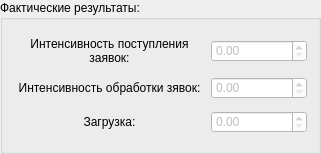
   <widget class="QGroupBox" name="groupBoxResultsPractice">
    <property name="geometry">
     <rect>
      <x>1050</x>
      <y>190</y>
      <width>321</width>
      <height>154</height>
     </rect>
    </property>
    <property name="styleSheet">
     <string notr="true">font: 10pt &quot;MS Shell Dlg 2&quot;;</string>
    </property>
    <property name="title">
     <string>Фактические результаты:</string>
    </property>
    <layout class="QVBoxLayout" name="verticalLayout_4">
     <item>
      <layout class="QHBoxLayout" name="hLayoutResultsIntensitySrcPractice" stretch="2,1">
       <item>
        <widget class="QLabel" name="labelResultsIntensitySrcPractice">
         <property name="text">
          <string>Интенсивность поступления заявок:</string>
         </property>
         <property name="alignment">
          <set>Qt::AlignCenter</set>
         </property>
         <property name="wordWrap">
          <bool>true</bool>
         </property>
        </widget>
       </item>
       <item>
        <widget class="QDoubleSpinBox" name="dblSpinBoxResultsIntensitySrcPractice">
         <property name="enabled">
          <bool>false</bool>
         </property>
         <property name="styleSheet">
          <string notr="true">background-color: rgb(255, 255, 255);</string>
         </property>
         <property name="maximum">
          <double>99999.990000000005239</double>
         </property>
        </widget>
       </item>
      </layout>
     </item>
     <item>
      <layout class="QHBoxLayout" name="hLayoutResultsIntensityServicePractice" stretch="2,1">
       <item>
        <widget class="QLabel" name="labelResultsIntensityServicePractice">
         <property name="text">
          <string>Интенсивность обработки зявок:</string>
         </property>
         <property name="alignment">
          <set>Qt::AlignCenter</set>
         </property>
         <property name="wordWrap">
          <bool>true</bool>
         </property>
        </widget>
       </item>
       <item>
        <widget class="QDoubleSpinBox" name="dblSpinBoxResultsIntensityServicePractice">
         <property name="enabled">
          <bool>false</bool>
         </property>
         <property name="styleSheet">
          <string notr="true">background-color: rgb(255, 255, 255);</string>
         </property>
         <property name="maximum">
          <double>99999.990000000005239</double>
         </property>
        </widget>
       </item>
      </layout>
     </item>
     <item>
      <layout class="QHBoxLayout" name="hLayoutResultsLoadPractice" stretch="2,1">
       <item>
        <widget class="QLabel" name="labelResultsLoadPractice">
         <property name="text">
          <string>Загрузка:</string>
         </property>
         <property name="alignment">
          <set>Qt::AlignCenter</set>
         </property>
        </widget>
       </item>
       <item>
        <widget class="QDoubleSpinBox" name="dblSpinBoxResultsLoadPractice">
         <property name="enabled">
          <bool>false</bool>
         </property>
         <property name="styleSheet">
          <string notr="true">background-color: rgb(255, 255, 255);</string>
         </property>
         <property name="maximum">
          <double>99999.990000000005239</double>
         </property>
        </widget>
       </item>
      </layout>
     </item>
    </layout>
   </widget>
